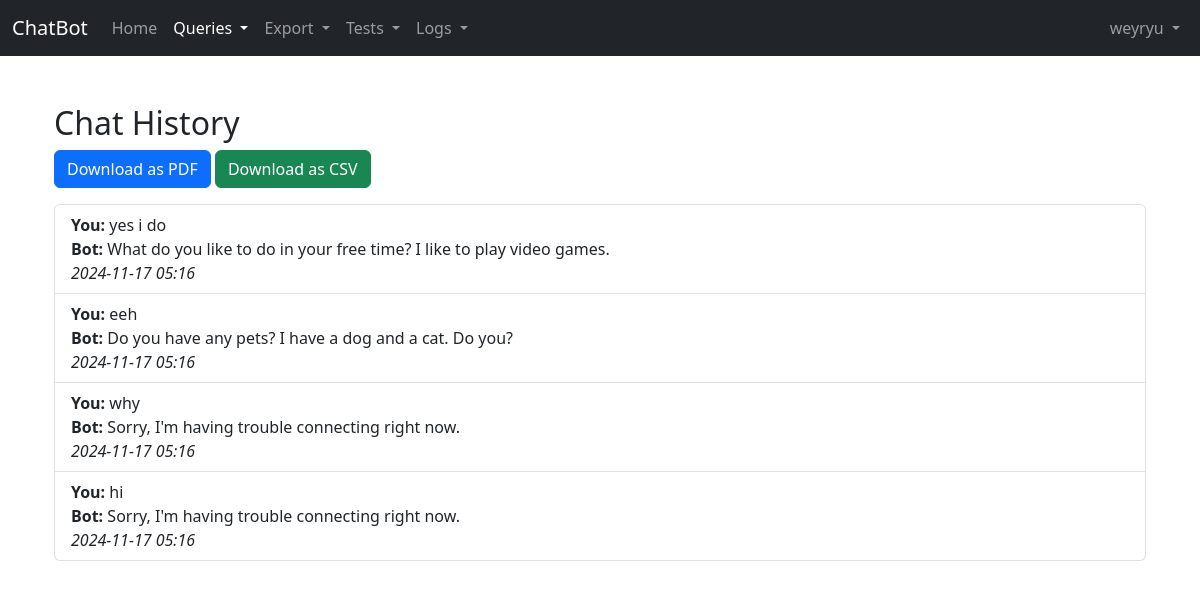
/query/history/ (signed in), run on the app's committed database.
### myapp/models.py (models this page shows, shortened)
class ChatHistory(models.Model):
    user = models.ForeignKey(User, on_delete=models.CASCADE)  # Deletes history if user is removed
    query = models.TextField()
    response = models.TextField()
    timestamp = models.DateTimeField(auto_now_add=True)

### myapp/views.py (the view)
# urls.py: path('query/history/', views.QueryHistory, name='query_history'),
@login_required
def QueryHistory(request):
    user_history = ChatHistory.objects.filter(user=request.user).order_by('-timestamp')
    log_action(request.user, 'QUERY_HISTORY_VIEW', 'User viewed query history.')
    return render(request, 'query_history.html', {'history': user_history})

### myapp/views.py (called while the page is built)
def log_action(user, action_type, details=None):
    ActionLog.objects.create(user=user, action_type=action_type, details=details)

### templates/query_history.html (shortened to what this page needs)
{% extends 'base.html' %}
{% block content %}
<div class="container mt-4">
    <h2>Chat History</h2>
    <div class="mb-3">
        <a href="{% url 'export_pdf' %}" class="btn btn-primary">Download as PDF</a>
        <a href="{% url 'export_csv' %}" class="btn btn-success">Download as CSV</a>
    </div>
    <ul class="list-group">
        {% for chat in history %}
        <li class="list-group-item">
            <strong>You:</strong> {{ chat.query }}<br>
            <strong>Bot:</strong> {{ chat.response }}<br>
            <em>{{ chat.timestamp|date:"Y-m-d H:i" }}</em>
        </li>
        {% empty %}
        <li class="list-group-item">No chat history available.</li>
        {% endfor %}
    </ul>
</div>
{% endblock %}

### templates/base.html (shortened to what this page needs)
{% load static %}
<!DOCTYPE html>
<html lang="en">
<head>
    <link rel="stylesheet" href="https://cdn.jsdelivr.net/npm/bootstrap@5.3.0/dist/css/bootstrap.min.css">
    <link rel="stylesheet" type="text/css" href="{% static 'css/style.css' %}">
</head>
<body>
    <nav class="navbar navbar-expand-lg navbar-dark bg-dark">
        <div class="container-fluid">
            <a class="navbar-brand" href="{% url 'home' %}">ChatBot</a>
            <div class="collapse navbar-collapse" id="navbarNavDropdown">
                <ul class="navbar-nav">
                    <li class="nav-item">
                        <a class="nav-link {% if request.path == '/' or request.path == '/home/' %}active{% endif %}" href="{% url 'home' %}">Home</a>
                    </li>
                    <li class="nav-item dropdown">
                        <a class="nav-link dropdown-toggle {% if 'query' in request.path %}active{% endif %}" href="#" role="button" data-bs-toggle="dropdown" aria-expanded="false">
                            Queries
                        </a>
                    </li>
                    <li class="nav-item dropdown">
                        <a class="nav-link dropdown-toggle {% if 'export' in request.path or 'export_csv' in request.path %}active{% endif %}" href="#" role="button" data-bs-toggle="dropdown" aria-expanded="false">
                            Export
                        </a>
                    </li>
                    <li class="nav-item dropdown">
                        <a class="nav-link dropdown-toggle {% if 'test_results' in request.path %}active{% endif %}" href="#" role="button" data-bs-toggle="dropdown" aria-expanded="false">
                            Tests
                        </a>
                    </li>
                    <li class="nav-item dropdown">
                        <a class="nav-link dropdown-toggle {% if 'logs' in request.path %}active{% endif %}" href="#" role="button" data-bs-toggle="dropdown" aria-expanded="false">
                            Logs
                        </a>
                    </li>
                </ul>
                <ul class="navbar-nav ms-auto">
                    <li class="nav-item dropdown">
                        {% if user.is_authenticated %}
                            <a class="nav-link dropdown-toggle" href="#" id="userDropdown" role="button" data-bs-toggle="dropdown" aria-expanded="false">
                                {{ user.username }}
                            </a>
                        {% endif %}
                    </li>
                </ul>
            </div>
        </div>
    </nav>
    <div class="container mt-5">
        {% block content %}
        {% endblock %}
    </div>
</body>
</html>

### static/css/style.css (style rules this page uses)
::placeholder { color: #ffffff; opacity: 1; }

### data on the page
ChatHistory: query "yes i do", response "What do you like to do in your free time? I like to play video games.", timestamp "2024-11-17 05:16"
ChatHistory: query "eeh", response "Do you have any pets? I have a dog and a cat. Do you?", timestamp "2024-11-17 05:16"
ChatHistory: query "why", response "Sorry, I'm having trouble connecting right now.", timestamp "2024-11-17 05:16"
ChatHistory: query "hi", response "Sorry, I'm having trouble connecting right now.", timestamp "2024-11-17 05:16"

### other printed values
{{ user.username }} "weyryu"
